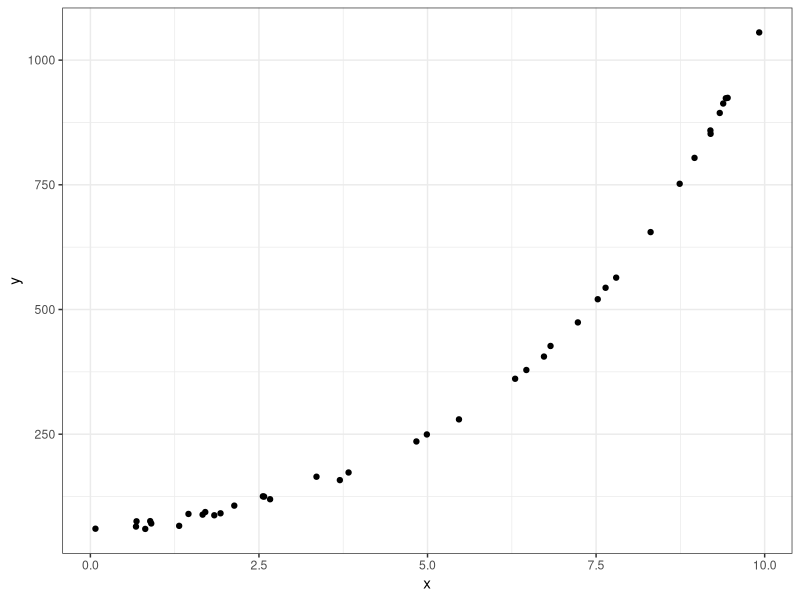

Write R code to recreate this figure. (Note: this script raises an error after producing the figure.)
#--------------------------------------**--------------------------------------#
#  File Name: make_JMP_data.R
#  Purpose:
#
#  Creation Date: 09-02-2016
#  Last Modified: Tue Feb 16 09:26:37 2016
#  Created By:
#
#--------------------------------------**--------------------------------------#
#
#  FORTRAN and C: 
#  source('~/R/shlib/C_FORTRAN.shlib.r')
#  .Fortran("subroutine name",as.integer(input1),as.double(input2), etc)
#

library(ggplot2)

# generate 40 values between 0 and 10, store them in x
x <- runif(40,0,10)

# for each x value, find e^(.3*x + 4) and add a little noise (rnorm part)
y <- exp(.3*x + 4) + rnorm(40,0,6)

# plot x and y
png("~/proj/imouzon.github.io/stat105/lectures/lecture9/transform.png", height = 500, width = 800)
qplot(x, y) + theme_bw()
dev.off()

# save the x and y values as a data frame
write.csv(data.frame("x" = x, "y" = y), "~/proj/imouzon.github.io/stat105/lectures/lecture9/transform.csv", quote=FALSE, row.names=FALSE)

#signal
x <- runif(40,-3,4)
y <- 4 + 2*x - 2*x*x + rnorm(40)

# plot x and y
png("~/proj/imouzon.github.io/stat105/lectures/lecture9/quadratic.png", height = 500, width = 800)
png("~/Desktop/quadratic.png", height = 500, width = 800)
qplot(x, y) + theme_bw()
dev.off()

# save the x and y values as a data frame
write.csv(data.frame("x" = x, "y" = y), "~/proj/imouzon.github.io/stat105/lectures/lecture9/quadratic.csv", quote=FALSE, row.names=FALSE)

roughing_index <- c(280, 290, 285, 300, 310, 295, 270, 285, 290, 230, 234, 240, 260, 240, 235, 220, 225, 230)
roughing_method <- rep(rep(c("A", "B", "C"), each = 3), 2)
shape <- rep(c("bulb", "cube"), each = 9)

dfrm <- data.frame(
   `Shape` = shape,
   `Roughing Method` = roughing_method,
   `Roughing Index` = roughing_index)


write.csv(dfrm, "~/Desktop/glass_tubes.csv", quote=FALSE, row.names=FALSE)

